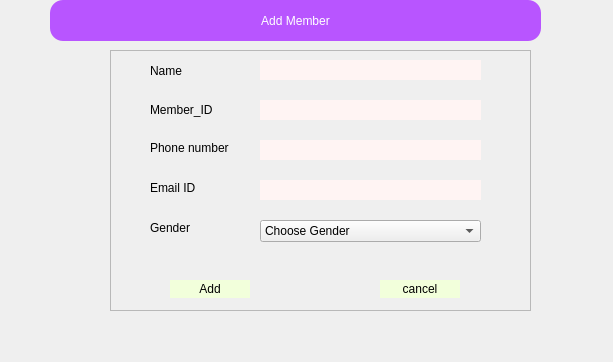
<?xml version="1.0" encoding="UTF-8"?>
<ui version="4.0">
 <class>AddMember</class>
 <widget class="QDialog" name="AddMember">
  <property name="geometry">
   <rect>
    <x>0</x>
    <y>0</y>
    <width>613</width>
    <height>362</height>
   </rect>
  </property>
  <property name="windowTitle">
   <string>Dialog</string>
  </property>
  <widget class="QLabel" name="label_6">
   <property name="geometry">
    <rect>
     <x>50</x>
     <y>0</y>
     <width>491</width>
     <height>41</height>
    </rect>
   </property>
   <property name="styleSheet">
    <string notr="true">font: 20pt &quot;Arial&quot;;
color:white;
background-color:rgb(184, 85, 255);
border-radius:13%;</string>
   </property>
   <property name="text">
    <string>Add Member</string>
   </property>
   <property name="alignment">
    <set>Qt::AlignCenter</set>
   </property>
  </widget>
  <widget class="QFrame" name="frame">
   <property name="geometry">
    <rect>
     <x>110</x>
     <y>50</y>
     <width>421</width>
     <height>261</height>
    </rect>
   </property>
   <property name="styleSheet">
    <string notr="true">QPushButton{
background-color: rgb(242, 255, 219);

font: 350 9pt &quot;Segoe UI Variable Text Semiligh&quot;;

border-radius:20%;
border:2px;
font: 12pt &quot;Segoe UI&quot;;
}
QPushButton:hover{
        background-color: rgb(255, 231, 212)
}
</string>
   </property>
   <property name="frameShape">
    <enum>QFrame::StyledPanel</enum>
   </property>
   <property name="frameShadow">
    <enum>QFrame::Raised</enum>
   </property>
   <widget class="QLabel" name="label_3">
    <property name="geometry">
     <rect>
      <x>40</x>
      <y>90</y>
      <width>81</width>
      <height>16</height>
     </rect>
    </property>
    <property name="text">
     <string>Phone number</string>
    </property>
   </widget>
   <widget class="QLabel" name="label">
    <property name="geometry">
     <rect>
      <x>40</x>
      <y>10</y>
      <width>71</width>
      <height>21</height>
     </rect>
    </property>
    <property name="text">
     <string>Name</string>
    </property>
   </widget>
   <widget class="QLineEdit" name="Name_lineEdit">
    <property name="geometry">
     <rect>
      <x>150</x>
      <y>10</y>
      <width>221</width>
      <height>20</height>
     </rect>
    </property>
    <property name="styleSheet">
     <string notr="true">background-color: rgb(255, 244, 243);
border-radius:18%;
</string>
    </property>
   </widget>
   <widget class="QLabel" name="label_4">
    <property name="geometry">
     <rect>
      <x>40</x>
      <y>130</y>
      <width>51</width>
      <height>16</height>
     </rect>
    </property>
    <property name="text">
     <string>Email ID</string>
    </property>
   </widget>
   <widget class="QLineEdit" name="Email_lineEdit">
    <property name="geometry">
     <rect>
      <x>150</x>
      <y>130</y>
      <width>221</width>
      <height>20</height>
     </rect>
    </property>
    <property name="styleSheet">
     <string notr="true">background-color: rgb(255, 244, 243);
border-radius:18%;</string>
    </property>
   </widget>
   <widget class="QLineEdit" name="PNo_lineEdit">
    <property name="geometry">
     <rect>
      <x>150</x>
      <y>90</y>
      <width>221</width>
      <height>20</height>
     </rect>
    </property>
    <property name="styleSheet">
     <string notr="true">background-color: rgb(255, 244, 243);
border-radius:18%;</string>
    </property>
   </widget>
   <widget class="QComboBox" name="Gender_comboBox">
    <property name="geometry">
     <rect>
      <x>150</x>
      <y>170</y>
      <width>221</width>
      <height>22</height>
     </rect>
    </property>
    <item>
     <property name="text">
      <string>Choose Gender</string>
     </property>
    </item>
    <item>
     <property name="text">
      <string>Male</string>
     </property>
    </item>
    <item>
     <property name="text">
      <string>Female</string>
     </property>
    </item>
   </widget>
   <widget class="QLabel" name="status">
    <property name="geometry">
     <rect>
      <x>150</x>
      <y>260</y>
      <width>151</width>
      <height>16</height>
     </rect>
    </property>
    <property name="text">
     <string>status</string>
    </property>
   </widget>
   <widget class="QPushButton" name="Add_pushButton">
    <property name="geometry">
     <rect>
      <x>60</x>
      <y>230</y>
      <width>80</width>
      <height>18</height>
     </rect>
    </property>
    <property name="text">
     <string>Add</string>
    </property>
   </widget>
   <widget class="QPushButton" name="pushButton_2">
    <property name="geometry">
     <rect>
      <x>270</x>
      <y>230</y>
      <width>80</width>
      <height>18</height>
     </rect>
    </property>
    <property name="text">
     <string>cancel</string>
    </property>
   </widget>
   <widget class="QLabel" name="label_5">
    <property name="geometry">
     <rect>
      <x>40</x>
      <y>170</y>
      <width>51</width>
      <height>16</height>
     </rect>
    </property>
    <property name="text">
     <string>Gender</string>
    </property>
   </widget>
   <widget class="QLabel" name="label_2">
    <property name="geometry">
     <rect>
      <x>40</x>
      <y>50</y>
      <width>81</width>
      <height>20</height>
     </rect>
    </property>
    <property name="text">
     <string>Member_ID</string>
    </property>
   </widget>
   <widget class="QLineEdit" name="MemberID_lineEdit">
    <property name="geometry">
     <rect>
      <x>150</x>
      <y>50</y>
      <width>221</width>
      <height>20</height>
     </rect>
    </property>
    <property name="styleSheet">
     <string notr="true">background-color: rgb(255, 244, 243);
border-radius:18%;</string>
    </property>
   </widget>
  </widget>
 </widget>
 <resources/>
 <connections/>
</ui>
